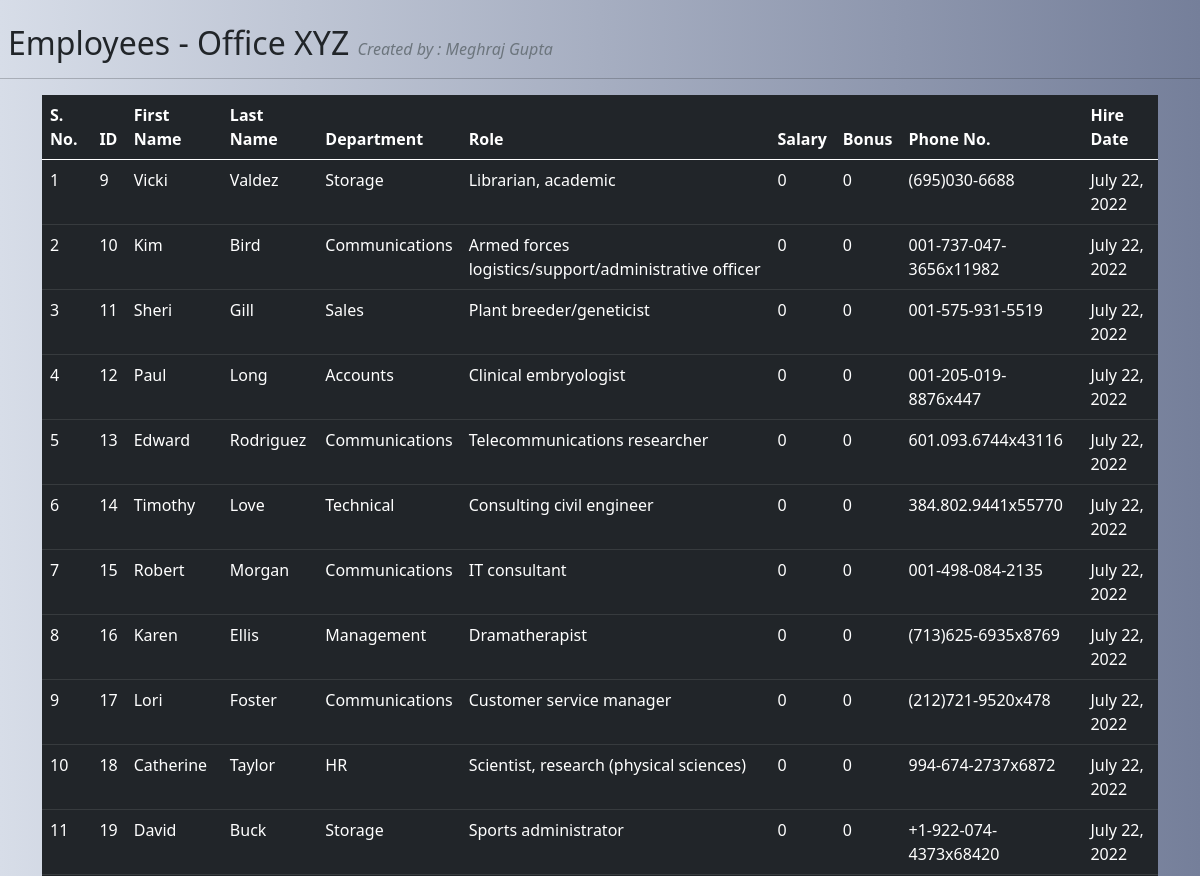
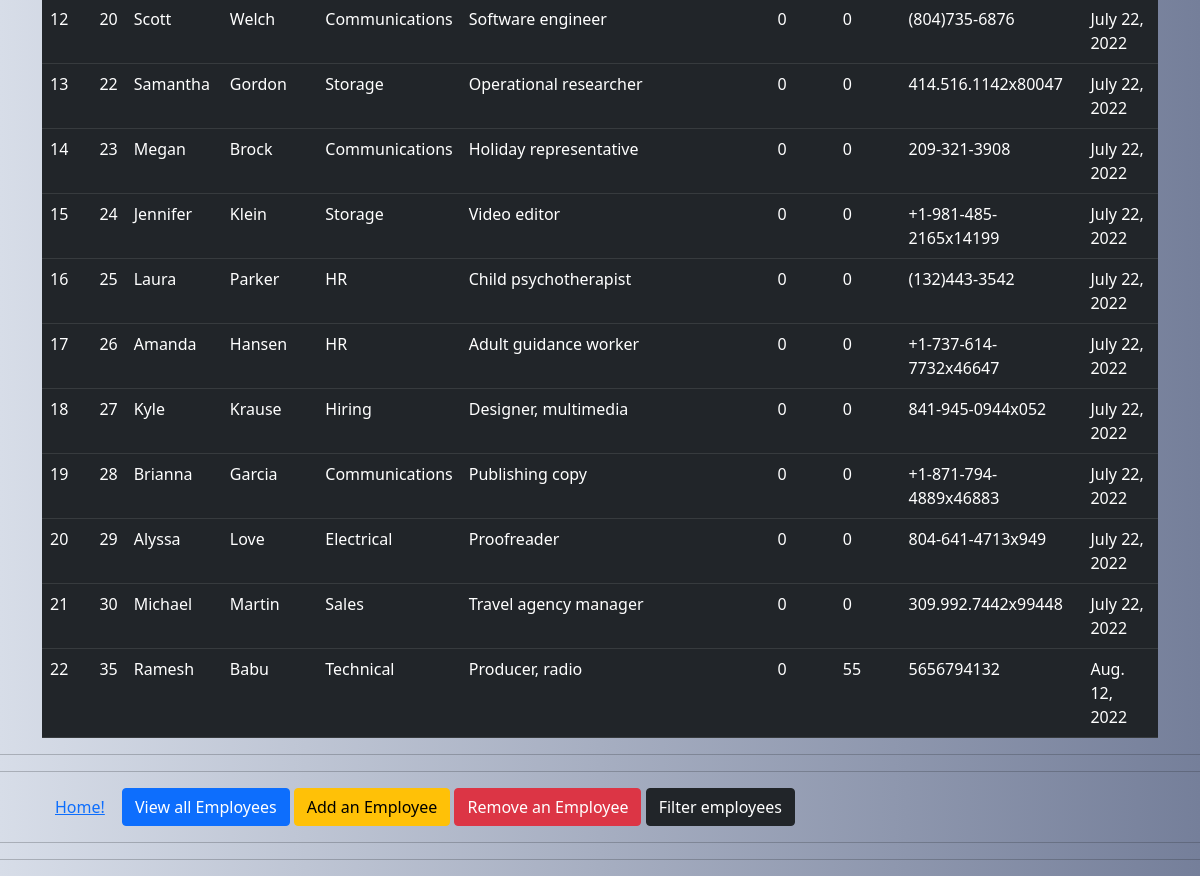
The page /view_emp on the database its author committed (2 pictures, top to bottom).
### appone/models.py (models this page shows, shortened)
class Employee(models.Model):
    first_name = models.CharField(max_length=100, null=False)
    last_name = models.CharField(max_length=100)
    department = models.ForeignKey(Department, on_delete=models.CASCADE) #foreign key
    salary = models.IntegerField(default=0)
    bonus = models.IntegerField(default=0)
    role = models.ForeignKey(Role, on_delete=models.CASCADE) #foreign key
    phone = models.CharField(max_length=200)
    hire_date = models.DateField()

class Department(models.Model):
    name = models.CharField(max_length=100, null=False)

class Role(models.Model):
    name = models.CharField(max_length=100, null=False)

### appone/views.py (the view)
# urls.py: path('view_emp', views.view_emp, name="view_emp"),
def view_emp(request):
    model = Employee.objects.all()
    return render(request, 'view_emp.html', {'model' : model})

### appone/templates/view_emp.html (shortened to what this page needs)
<!DOCTYPE html>
{% load static %}
<html lang="en">
<head>
    <link rel="stylesheet" href="{% static 'appone/css/styles.css' %}">
    <link href="https://cdn.jsdelivr.net/npm/bootstrap@5.0.2/dist/css/bootstrap.min.css" rel="stylesheet">
</head>
<body>
<div class="p-2 pb-0 mt-3">
    <h2>
        Employees - Office XYZ
        <em class="text-muted fs-6">Created by : Meghraj Gupta</em>
    </h2>
</div>
<hr>
<div class="container">
    <table class="table table-dark">
        <thead>
          <tr>
            <th scope="col">S. No.</th>
            <th scope="col">ID</th>
            <th scope="col">First Name</th>
            <th scope="col">Last Name</th>
            <th scope="col">Department</th>
            <th scope="col">Role</th>
            <th scope="col">Salary</th>
            <th scope="col">Bonus</th>
            <th scope="col">Phone No.</th>
            <th scope="col">Hire Date</th>
        </tr>
    </thead>
    <tbody>
        {% for emp in model %}
        <tr>
            <td>{{forloop.counter}}</td>
            <td>{{emp.id}}</td>
            <td>{{emp.first_name}}</td>
            <td>{{emp.last_name}}</td>
            <td>{{emp.department.name}}</td>
            <td>{{emp.role.name}}</td>
            <td>{{emp.salary}}</td>
            <td>{{emp.bonus}}</td>
            <td>{{emp.phone}}</td>
            <td>{{emp.hire_date}}</td>
        </tr>
        {% endfor %}
        </tbody>
    </table>
</div>
<hr>
<hr>
<div class="container">
    <a class="btn btn-link" href="/" role="button">Home!</a>
    <a class="btn btn-primary" href="/view_emp" role="button">View all Employees</a>
    <a class="btn btn-warning" href="/add_emp" role="button">Add an Employee</a>
    <a class="btn btn-danger" href="/remove_emp" role="button">Remove an Employee</a>
    <a class="btn btn-dark" href="filter_emp" role="button">Filter employees</a>
</div>
<hr>
<hr>
</body>
</html>

### static/appone/css/styles.css (style rules this page uses)
body { background: #757F9A; background: -webkit-linear-gradient(to right, #D7DDE8, #757F9A); background: linear-gradient(to right, #D7DDE8, #757F9A); }

### rows shown on the page
Employee: id "9", first_name "Vicki", last_name "Valdez", department.name "Storage", role.name "Librarian, academic", salary "0", bonus "0", phone "(695)030-6688", hire_date "July 22, 2022"
Employee: id "10", first_name "Kim", last_name "Bird", department.name "Communications", role.name "Armed forces logistics/support/administrative officer", salary "0", bonus "0", phone "001-737-047-3656x11982", hire_date "July 22, 2022"
Employee: id "11", first_name "Sheri", last_name "Gill", department.name "Sales", role.name "Plant breeder/geneticist", salary "0", bonus "0", phone "001-575-931-5519", hire_date "July 22, 2022"
Employee: id "12", first_name "Paul", last_name "Long", department.name "Accounts", role.name "Clinical embryologist", salary "0", bonus "0", phone "001-205-019-8876x447", hire_date "July 22, 2022"
Employee: id "13", first_name "Edward", last_name "Rodriguez", department.name "Communications", role.name "Telecommunications researcher", salary "0", bonus "0", phone "601.093.6744x43116", hire_date "July 22, 2022"
Employee: id "14", first_name "Timothy", last_name "Love", department.name "Technical", role.name "Consulting civil engineer", salary "0", bonus "0", phone "384.802.9441x55770", hire_date "July 22, 2022"
Employee: id "15", first_name "Robert", last_name "Morgan", department.name "Communications", role.name "IT consultant", salary "0", bonus "0", phone "001-498-084-2135", hire_date "July 22, 2022"
Employee: id "16", first_name "Karen", last_name "Ellis", department.name "Management", role.name "Dramatherapist", salary "0", bonus "0", phone "(713)625-6935x8769", hire_date "July 22, 2022"
Employee: id "17", first_name "Lori", last_name "Foster", department.name "Communications", role.name "Customer service manager", salary "0", bonus "0", phone "(212)721-9520x478", hire_date "July 22, 2022"
Employee: id "18", first_name "Catherine", last_name "Taylor", department.name "HR", role.name "Scientist, research (physical sciences)", salary "0", bonus "0", phone "994-674-2737x6872", hire_date "July 22, 2022"
Employee: id "19", first_name "David", last_name "Buck", department.name "Storage", role.name "Sports administrator", salary "0", bonus "0", phone "+1-922-074-4373x68420", hire_date "July 22, 2022"
Employee: id "20", first_name "Scott", last_name "Welch", department.name "Communications", role.name "Software engineer", salary "0", bonus "0", phone "(804)735-6876", hire_date "July 22, 2022"
Employee: id "22", first_name "Samantha", last_name "Gordon", department.name "Storage", role.name "Operational researcher", salary "0", bonus "0", phone "414.516.1142x80047", hire_date "July 22, 2022"
Employee: id "23", first_name "Megan", last_name "Brock", department.name "Communications", role.name "Holiday representative", salary "0", bonus "0", phone "209-321-3908", hire_date "July 22, 2022"
Employee: id "24", first_name "Jennifer", last_name "Klein", department.name "Storage", role.name "Video editor", salary "0", bonus "0", phone "+1-981-485-2165x14199", hire_date "July 22, 2022"
Employee: id "25", first_name "Laura", last_name "Parker", department.name "HR", role.name "Child psychotherapist", salary "0", bonus "0", phone "(132)443-3542", hire_date "July 22, 2022"
Employee: id "26", first_name "Amanda", last_name "Hansen", department.name "HR", role.name "Adult guidance worker", salary "0", bonus "0", phone "+1-737-614-7732x46647", hire_date "July 22, 2022"
Employee: id "27", first_name "Kyle", last_name "Krause", department.name "Hiring", role.name "Designer, multimedia", salary "0", bonus "0", phone "841-945-0944x052", hire_date "July 22, 2022"
Employee: id "28", first_name "Brianna", last_name "Garcia", department.name "Communications", role.name "Publishing copy", salary "0", bonus "0", phone "+1-871-794-4889x46883", hire_date "July 22, 2022"
Employee: id "29", first_name "Alyssa", last_name "Love", department.name "Electrical", role.name "Proofreader", salary "0", bonus "0", phone "804-641-4713x949", hire_date "July 22, 2022"
Employee: id "30", first_name "Michael", last_name "Martin", department.name "Sales", role.name "Travel agency manager", salary "0", bonus "0", phone "309.992.7442x99448", hire_date "July 22, 2022"
Employee: id "35", first_name "Ramesh", last_name "Babu", department.name "Technical", role.name "Producer, radio", salary "0", bonus "55", phone "5656794132", hire_date "Aug. 12, 2022"
